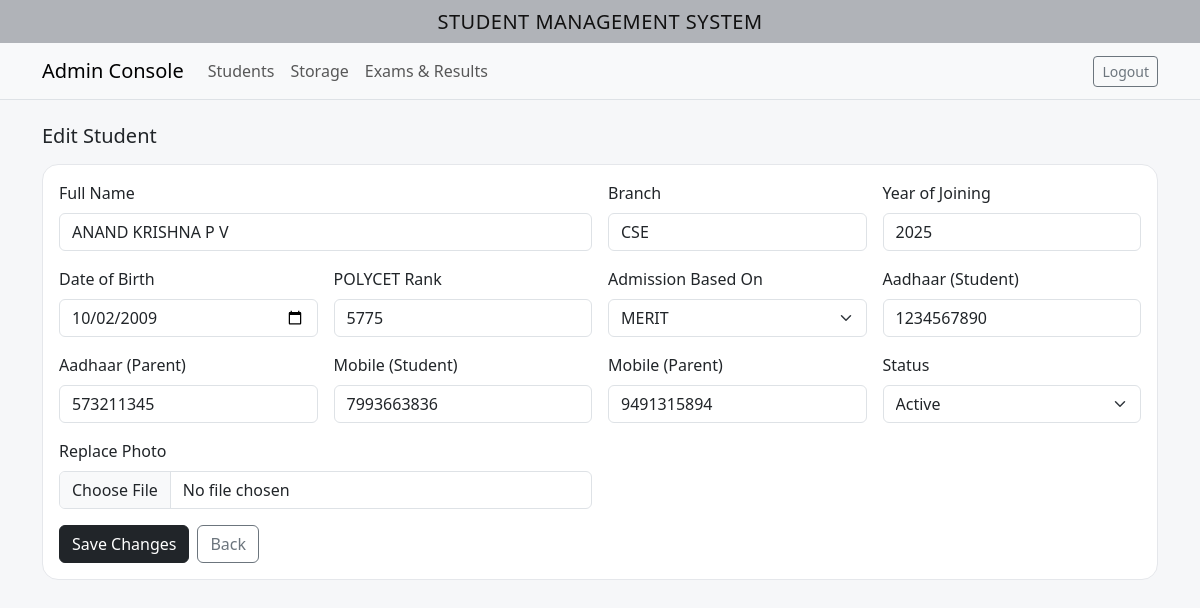
The page /students/1/edit (signed in) on the database its author committed.
### tables this page shows
CREATE TABLE students (
            id INTEGER PRIMARY KEY AUTOINCREMENT,
            full_name TEXT NOT NULL,
            branch TEXT NOT NULL,
            year_of_joining INTEGER NOT NULL,
            dob TEXT NOT NULL,
            polycet_rank TEXT,
            admission_based_on TEXT NOT NULL,
            aadhar_student TEXT,
            aadhar_parent TEXT,
            mobile_student TEXT,
            mobile_parent TEXT,
            status TEXT NOT NULL DEFAULT 'Active',
            photo_path TEXT
        );

### app.py (the view, shortened to what this page needs)
@app.route('/students/<int:student_id>/edit', methods=['GET', 'POST'])
@login_required
def edit_student(student_id):
    conn = get_db()
    cur = conn.cursor()
    cur.execute("SELECT * FROM students WHERE id=?", (student_id,))
    s = cur.fetchone()
    conn.close()
    return render_template('edit_student.html', s=s)

### app.py (called while the page is built)
def login_required(f):
    @wraps(f)
    def wrapper(*args, **kwargs):
        if not session.get("logged_in"):
            return redirect(url_for("login"))
        return f(*args, **kwargs)
    return wrapper

### db.py (called while the page is built)
def get_db():
    conn = sqlite3.connect(DB_PATH)
    conn.row_factory = sqlite3.Row
    return conn

### templates/edit_student.html (shortened to what this page needs)
{% extends 'base.html' %}
{% block content %}
<h5 class="mb-3">Edit Student</h5>
<div class="card">
  <div class="card-body">
    <form method="post" enctype="multipart/form-data">
      <div class="row g-3">
        <div class="col-md-6">
          <label class="form-label">Full Name</label>
          <input name="full_name" value="{{ s.full_name }}" class="form-control" required>
        </div>
        <div class="col-md-3">
          <label class="form-label">Branch</label>
          <input name="branch" value="{{ s.branch }}" class="form-control" required>
        </div>
        <div class="col-md-3">
          <label class="form-label">Year of Joining</label>
          <input name="year_of_joining" type="number" value="{{ s.year_of_joining }}" class="form-control" required>
        </div>
        <div class="col-md-3">
          <label class="form-label">Date of Birth</label>
          <input name="dob" type="date" value="{{ s.dob }}" class="form-control" required>
        </div>
        <div class="col-md-3">
          <label class="form-label">POLYCET Rank</label>
          <input name="polycet_rank" value="{{ s.polycet_rank }}" class="form-control">
        </div>
        <div class="col-md-3">
          <label class="form-label">Admission Based On</label>
          <select name="admission_based_on" class="form-select">
            <option {% if s.admission_based_on=='MERIT' %}selected{% endif %}>MERIT</option>
          </select>
        </div>
        <div class="col-md-3">
          <label class="form-label">Aadhaar (Student)</label>
          <input name="aadhar_student" value="{{ s.aadhar_student }}" class="form-control">
        </div>
        <div class="col-md-3">
          <label class="form-label">Aadhaar (Parent)</label>
          <input name="aadhar_parent" value="{{ s.aadhar_parent }}" class="form-control">
        </div>
        <div class="col-md-3">
          <label class="form-label">Mobile (Student)</label>
          <input name="mobile_student" value="{{ s.mobile_student }}" class="form-control">
        </div>
        <div class="col-md-3">
          <label class="form-label">Mobile (Parent)</label>
          <input name="mobile_parent" value="{{ s.mobile_parent }}" class="form-control">
        </div>
        <div class="col-md-3">
          <label class="form-label">Status</label>
          <select name="status" class="form-select">
            <option {% if s.status=='Active' %}selected{% endif %}>Active</option>
          </select>
        </div>
        <div class="col-md-6">
          <label class="form-label">Replace Photo</label>
          <input name="photo" type="file" accept="image/*" class="form-control">
        </div>
      </div>
      <div class="mt-3 d-flex gap-2">
        <button class="btn btn-dark">Save Changes</button>
        <a href="{{ url_for('students') }}" class="btn btn-outline-secondary">Back</a>
      </div>
    </form>
  </div>
</div>
{% endblock %}

### static/css/style.css (style rules this page uses)
body { background:#f6f7f9; }
.card { border-radius:1rem; border:1px solid #e5e7eb; }

### rows shown on the page
students: full_name "ANAND KRISHNA P V", branch "CSE", year_of_joining "2025", dob "10/02/2009", polycet_rank "5775", admission_based_on "MERIT", aadhar_student "1234567890", aadhar_parent "573211345", mobile_student "7993663836", mobile_parent "9491315894", status "Active"
